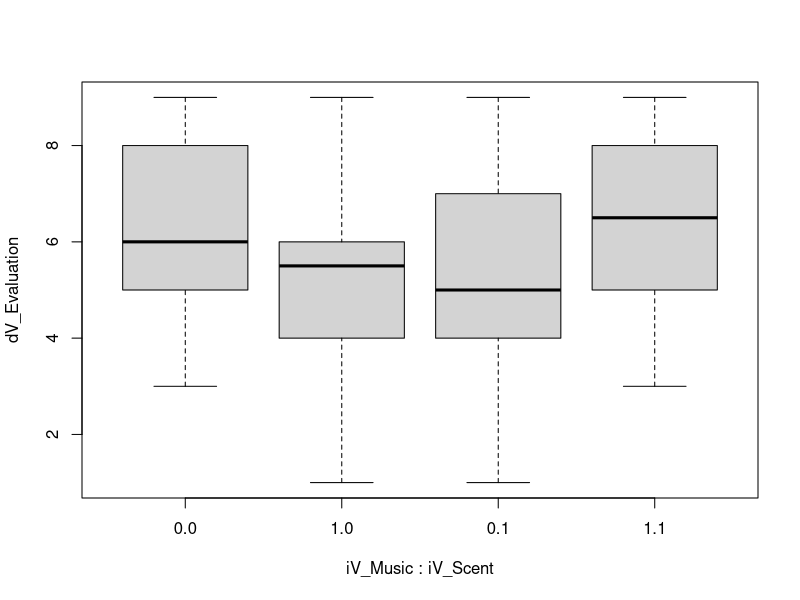

Here is the R script that generated this plot:
## ---- chunk 1
library(tidyverse)

## ---- chunk 2
compute_interaction <- function(a,b) a*b

## ---- chunk 3
data <- read.csv("Data/sim_data.csv")

## ---- chunk 4
data$interaction <- compute_interaction(data$iV_Music, data$iV_Scent)

## ---- chunk 5
table(data$iV_Music, data$iV_Scent) 

## ---- chunk 6
boxplot(dV_Evaluation ~ iV_Music * iV_Scent, data = data)

## ---- chunk 7
model <- lm(dV_Evaluation ~ iV_Music * iV_Scent, data = data)

summary(model)

## ---- chunk 8
sI <- sessionInfo(package = NULL)
print(sI)

# osVersion

